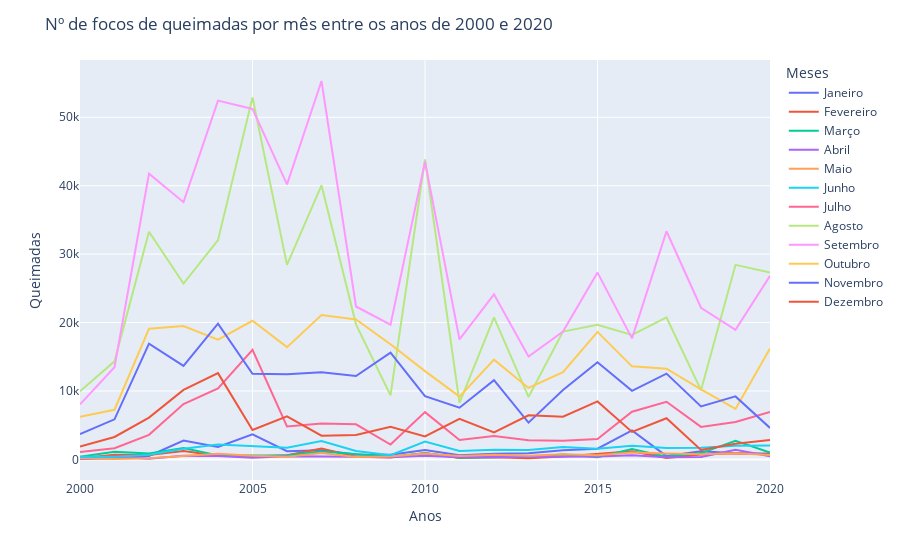

Notebook code cell kept with this figure:
### Markdown cell above
##Estudo comparativo mensal - Gráfico Anos x N° de focos e Boxplot

### Code cell
titX = dict(title = 'Anos')
titY = dict(title = 'Queimadas')

titulo = 'Nº de focos de queimadas por mês entre os anos de 2000 e 2020'
meses = df.iloc[:,0:12].columns.to_list()

fig1 = px.line(df,x='Ano',y=meses)
fig1.update_layout(
    title = titulo,
    xaxis = titX,
    yaxis = titY,
    legend_title = 'Meses'
)
fig1.show()

### Figure 1 — Plotly figure (JSON) as saved in the notebook; plotly's stock layout.template omitted (floating-point values rounded to 4 significant figures)
{"data": [{"hovertemplate": "variable=Janeiro<br>Ano=%{x}<br>value=%{y}<extra></extra>", "legendgroup": "Janeiro", "line": {"color": "#636efa", "dash": "solid"}, "marker": {"symbol": "circle"}, "mode": "lines", "name": "Janeiro", "orientation": "v", "showlegend": true, "type": "scatter", "x": [2000, 2001, 2002, 2003, 2004, 2005, 2006, 2007, 2008, 2009, 2010, 2011, 2012, 2013, 2014, 2015, 2016, 2017, 2018, 2019, 2020], "xaxis": "x", "y": [72, 157, 512, 2749, 1804, 3652, 1209, 1330, 711, 665, 1383, 614, 836, 893, 1324, 1565, 4235, 485, 1188, 895, 868], "yaxis": "y"}, {"hovertemplate": "variable=Fevereiro<br>Ano=%{x}<br>value=%{y}<extra></extra>", "legendgroup": "Fevereiro", "line": {"color": "#EF553B", "dash": "solid"}, "marker": {"symbol": "circle"}, "mode": "lines", "name": "Fevereiro", "orientation": "v", "showlegend": true, "type": "scatter", "x": [2000, 2001, 2002, 2003, 2004, 2005, 2006, 2007, 2008, 2009, 2010, 2011, 2012, 2013, 2014, 2015, 2016, 2017, 2018, 2019, 2020], "xaxis": "x", "y": [160, 678, 657, 1241, 544, 420, 622, 1584, 397, 283, 917, 198, 326, 169, 440, 801, 1199, 202, 713, 900, 737], "yaxis": "y"}, {"hovertemplate": "variable=Março<br>Ano=%{x}<br>value=%{y}<extra></extra>", "legendgroup": "Março", "line": {"color": "#00cc96", "dash": "solid"}, "marker": {"symbol": "circle"}, "mode": "lines", "name": "Março", "orientation": "v", "showlegend": true, "type": "scatter", "x": [2000, 2001, 2002, 2003, 2004, 2005, 2006, 2007, 2008, 2009, 2010, 2011, 2012, 2013, 2014, 2015, 2016, 2017, 2018, 2019, 2020], "xaxis": "x", "y": [399, 1113, 872, 1646, 558, 531, 606, 1140, 747, 374, 883, 239, 310, 402, 705, 309, 1515, 395, 925, 2705, 986], "yaxis": "y"}, {"hovertemplate": "variable=Abril<br>Ano=%{x}<br>value=%{y}<extra></extra>", "legendgroup": "Abril", "line": {"color": "#ab63fa", "dash": "solid"}, "marker": {"symbol": "circle"}, "mode": "lines", "name": "Abril", "orientation": "v", "showlegend": true, "type": "scatter", "x": [2000, 2001, 2002, 2003, 2004, 2005, 2006, 2007, 2008, 2009, 2010, 2011, 2012, 2013, 2014, 2015, 2016, 2017, 2018, 2019, 2020], "xaxis": "x", "y": [59, 400, 96, 517, 508, 242, 451, 373, 403, 331, 542, 309, 350, 405, 422, 429, 615, 317, 358, 1423, 473], "yaxis": "y"}, {"hovertemplate": "variable=Maio<br>Ano=%{x}<br>value=%{y}<extra></extra>", "legendgroup": "Maio", "line": {"color": "#FFA15A", "dash": "solid"}, "marker": {"symbol": "circle"}, "mode": "lines", "name": "Maio", "orientation": "v", "showlegend": true, "type": "scatter", "x": [2000, 2001, 2002, 2003, 2004, 2005, 2006, 2007, 2008, 2009, 2010, 2011, 2012, 2013, 2014, 2015, 2016, 2017, 2018, 2019, 2020], "xaxis": "x", "y": [155, 72, 183, 556, 825, 517, 400, 918, 357, 414, 877, 494, 674, 543, 747, 611, 999, 847, 762, 895, 657], "yaxis": "y"}, {"hovertemplate": "variable=Junho<br>Ano=%{x}<br>value=%{y}<extra></extra>", "legendgroup": "Junho", "line": {"color": "#19d3f3", "dash": "solid"}, "marker": {"symbol": "circle"}, "mode": "lines", "name": "Junho", "orientation": "v", "showlegend": true, "type": "scatter", "x": [2000, 2001, 2002, 2003, 2004, 2005, 2006, 2007, 2008, 2009, 2010, 2011, 2012, 2013, 2014, 2015, 2016, 2017, 2018, 2019, 2020], "xaxis": "x", "y": [400, 383, 694, 1563, 2191, 1901, 1715, 2694, 1241, 610, 2602, 1224, 1407, 1362, 1829, 1562, 1980, 1684, 1688, 2010, 2017], "yaxis": "y"}, {"hovertemplate": "variable=Julho<br>Ano=%{x}<br>value=%{y}<extra></extra>", "legendgroup": "Julho", "line": {"color": "#FF6692", "dash": "solid"}, "marker": {"symbol": "circle"}, "mode": "lines", "name": "Julho", "orientation": "v", "showlegend": true, "type": "scatter", "x": [2000, 2001, 2002, 2003, 2004, 2005, 2006, 2007, 2008, 2009, 2010, 2011, 2012, 2013, 2014, 2015, 2016, 2017, 2018, 2019, 2020], "xaxis": "x", "y": [1089, 1631, 3585, 8081, 10360, 16008, 4804, 5249, 5129, 2166, 6909, 2824, 3406, 2812, 2744, 2989, 6963, 8428, 4754, 5472, 6941], "yaxis": "y"}, {"hovertemplate": "variable=Agosto<br>Ano=%{x}<br>value=%{y}<extra></extra>", "legendgroup": "Agosto", "line": {"color": "#B6E880", "dash": "solid"}, "marker": {"symbol": "circle"}, "mode": "lines", "name": "Agosto", "orientation": "v", "showlegend": true, "type": "scatter", "x": [2000, 2001, 2002, 2003, 2004, 2005, 2006, 2007, 2008, 2009, 2010, 2011, 2012, 2013, 2014, 2015, 2016, 2017, 2018, 2019, 2020], "xaxis": "x", "y": [9964, 14328, 33263, 25687, 32049, 52898, 28432, 40064, 19740, 9365, 43835, 8267, 20745, 9128, 18685, 19691, 18183, 20742, 10120, 28439, 27304], "yaxis": "y"}, {"hovertemplate": "variable=Setembro<br>Ano=%{x}<br>value=%{y}<extra></extra>", "legendgroup": "Setembro", "line": {"color": "#FF97FF", "dash": "solid"}, "marker": {"symbol": "circle"}, "mode": "lines", "name": "Setembro", "orientation": "v", "showlegend": true, "type": "scatter", "x": [2000, 2001, 2002, 2003, 2004, 2005, 2006, 2007, 2008, 2009, 2010, 2011, 2012, 2013, 2014, 2015, 2016, 2017, 2018, 2019, 2020], "xaxis": "x", "y": [8046, 13462, 41759, 37595, 52442, 51224, 40201, 55304, 22348, 19690, 43523, 17532, 24135, 15047, 18698, 27301, 17683, 33341, 22169, 18934, 26828], "yaxis": "y"}, {"hovertemplate": "variable=Outubro<br>Ano=%{x}<br>value=%{y}<extra></extra>", "legendgroup": "Outubro", "line": {"color": "#FECB52", "dash": "solid"}, "marker": {"symbol": "circle"}, "mode": "lines", "name": "Outubro", "orientation": "v", "showlegend": true, "type": "scatter", "x": [2000, 2001, 2002, 2003, 2004, 2005, 2006, 2007, 2008, 2009, 2010, 2011, 2012, 2013, 2014, 2015, 2016, 2017, 2018, 2019, 2020], "xaxis": "x", "y": [6236, 7256, 19099, 19480, 17509, 20258, 16408, 21095, 20438, 16829, 12899, 9180, 14581, 10443, 12748, 18633, 13601, 13257, 10229, 7383, 16214], "yaxis": "y"}, {"hovertemplate": "variable=Novembro<br>Ano=%{x}<br>value=%{y}<extra></extra>", "legendgroup": "Novembro", "line": {"color": "#636efa", "dash": "solid"}, "marker": {"symbol": "circle"}, "mode": "lines", "name": "Novembro", "orientation": "v", "showlegend": true, "type": "scatter", "x": [2000, 2001, 2002, 2003, 2004, 2005, 2006, 2007, 2008, 2009, 2010, 2011, 2012, 2013, 2014, 2015, 2016, 2017, 2018, 2019, 2020], "xaxis": "x", "y": [3691, 5855, 16917, 13658, 19837, 12512, 12438, 12741, 12190, 15594, 9247, 7562, 11587, 5371, 10130, 14200, 10029, 12539, 7743, 9207, 4597], "yaxis": "y"}, {"hovertemplate": "variable=Dezembro<br>Ano=%{x}<br>value=%{y}<extra></extra>", "legendgroup": "Dezembro", "line": {"color": "#EF553B", "dash": "solid"}, "marker": {"symbol": "circle"}, "mode": "lines", "name": "Dezembro", "orientation": "v", "showlegend": true, "type": "scatter", "x": [2000, 2001, 2002, 2003, 2004, 2005, 2006, 2007, 2008, 2009, 2010, 2011, 2012, 2013, 2014, 2015, 2016, 2017, 2018, 2019, 2020], "xaxis": "x", "y": [1891, 3279, 6103, 10165, 12603, 4295, 6304, 3458, 3564, 4778, 3367, 5927, 3948, 6435, 6235, 8477, 4012, 6010, 1380, 2296, 2821], "yaxis": "y"}], "layout": {"legend": {"title": {"text": "Meses"}, "tracegroupgap": 0}, "margin": {"t": 60}, "title": {"text": "Nº de focos de queimadas por mês entre os anos de 2000 e 2020"}, "xaxis": {"anchor": "y", "domain": [0, 1], "title": {"text": "Anos"}}, "yaxis": {"anchor": "x", "domain": [0, 1], "title": {"text": "Queimadas"}}}}
